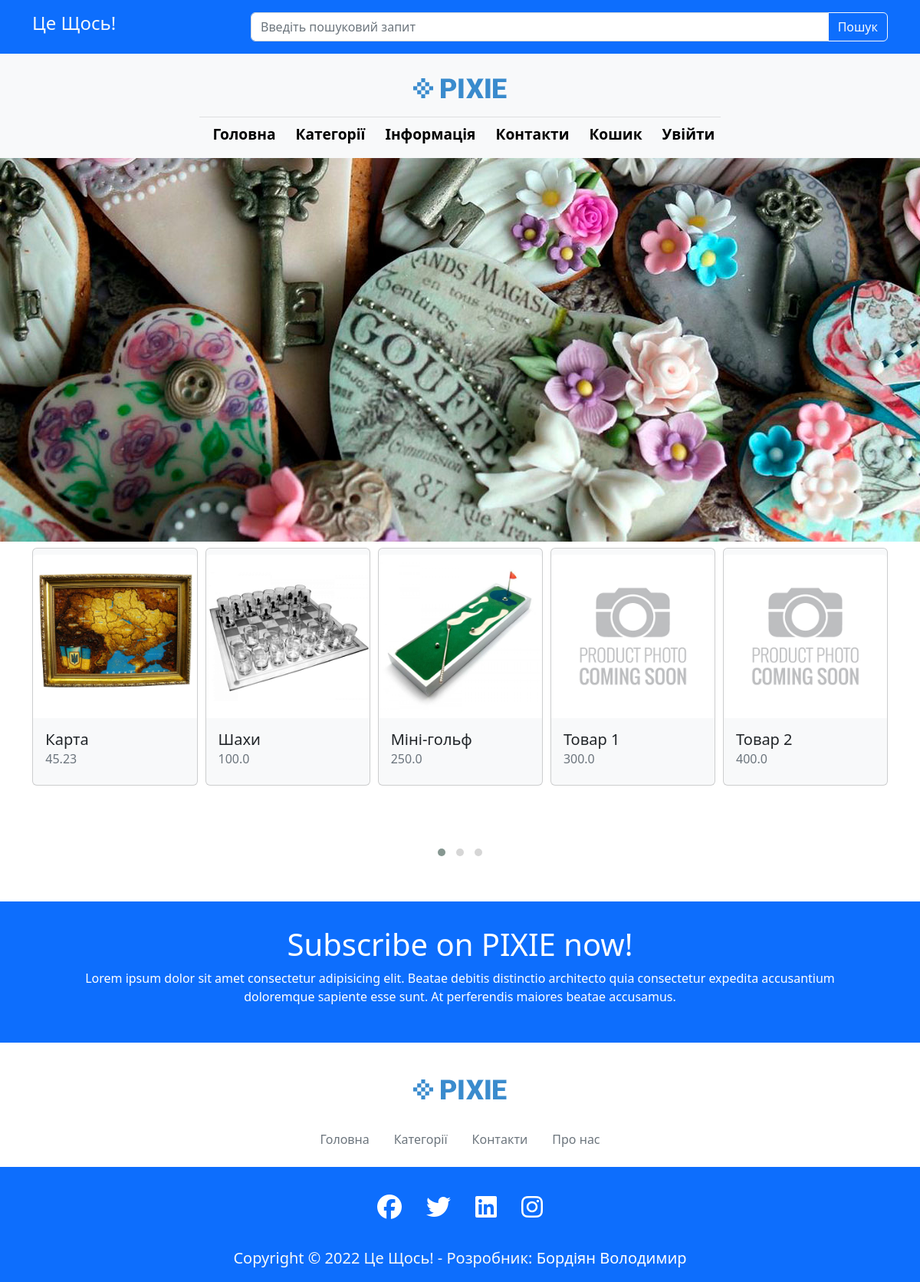
The page / on the database its author committed.
### goods/models.py (models this page shows)
class Product(models.Model):
    prod_category = models.ForeignKey(Category, on_delete=models.DO_NOTHING)
    name = models.CharField(max_length=200)
    description = models.TextField(null=True, blank=True)
    price = models.FloatField(max_length=30)
    discount = models.FloatField(max_length=30, null=True, blank=True)
    featured_img = models.ImageField(default="default.png")
    img1 = models.ImageField(null=True, blank=True, default="default.png")
    img2 = models.ImageField(null=True, blank=True, default="default.png")
    img3 = models.ImageField(null=True, blank=True, default="default.png")
    tags = models.ManyToManyField('Tag', blank=True)
    created = models.DateTimeField(auto_now_add=True)
    id = models.UUIDField(default=uuid.uuid4, unique=True,
                          primary_key=True, editable=False)
    def __str__(self):
        return self.name
    class Meta:
        ordering = ['price']
    class NewMeta(Meta):
        def high_price(self):
            ordering = ['-price']

### goods/views.py (the view)
# urls.py: path('', views.goods, name="goods"),
def goods(request):
    products = Product.objects.all()
    print(products)
    context = {'products': products}
    return render(request, 'goods/goods.html', context)

### goods/templates/goods/goods.html (shortened to what this page needs)
{% extends 'main.html' %}
{% load static %}
{% block content %}
<section id="mybanner">
</section>
<section id="carousel-lg py-4">
  <div class="container" height="300px">
    <div class="owl-carousel owl-theme">
      {% for product in products %}
      <div class="card py-2 my-2 bg-light">
        <a href="{% url 'goods_article' product.id %}">
          <img src="{% static product.featured_img.url %}" class="card-img-top" alt="...">
        </a>
        <div class="card-body">
          <h5 class="card-title">{{product.name}}</h5>
          <h6 class="card-subtitle text-muted">{{product.price}}</h6>
        </div>
      </div>
      {% endfor %}
    </div>
  </div>
</section>
<section id="short-info">
  <div class="background-wrapper bg-primary mt-5 py-3">
    <div class="container text-center py-3 px-5">
      <h1 class="text-white">Subscribe on PIXIE now!</h1>
      <p class="text-white">Lorem ipsum dolor sit amet consectetur adipisicing elit. Beatae debitis distinctio architecto quia consectetur expedita accusantium doloremque sapiente esse sunt. At perferendis maiores beatae accusamus.</p>
    </div>
  </div>
</section>
{% endblock %}

### rows shown on the page
Product: featured_img (picture), name "Карта", price "45.23"
Product: featured_img (picture), name "Шахи", price "100.0"
Product: featured_img (picture), name "Міні-гольф", price "250.0"
Product: featured_img (placeholder picture), name "Товар 1", price "300.0"
Product: featured_img (placeholder picture), name "Товар 2", price "400.0"
